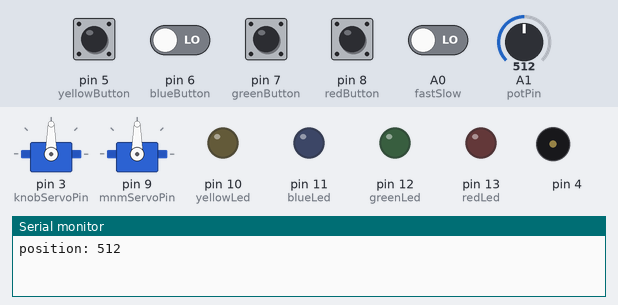
Bench run of a sketch on a simulated Arduino Uno, built with avr-gcc and run on an emulated ATmega328P. Shown: 2 × servo, output pins drawn as LEDs (lit = HIGH), buzzer (waves = sounding), the last lines printed to the serial monitor. Dashed ring = blinking. The inputs (shaded band) are chosen by the test bench; at power-on: A0 (fastSlow), pin 5 (yellowButton), pin 6 (blueButton), pin 7 (greenButton), pin 8 (redButton) LOW, A1 (potPin) = 512. Random numbers use the default seed unless the sketch sets one.

Above: at 8.0 s.
8.1 s: A1 (potPin) set to 208
9.6 s: A1 (potPin) set to 184
12.0 s: pin 5 (yellowButton) pulled HIGH for 0.15 s
15.1 s: A0 (fastSlow) driven HIGH
At 16.4 s:
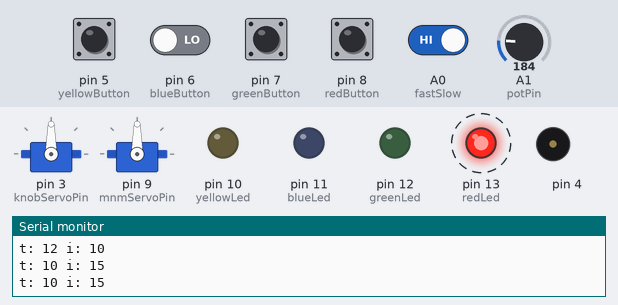
At 17.7 s:
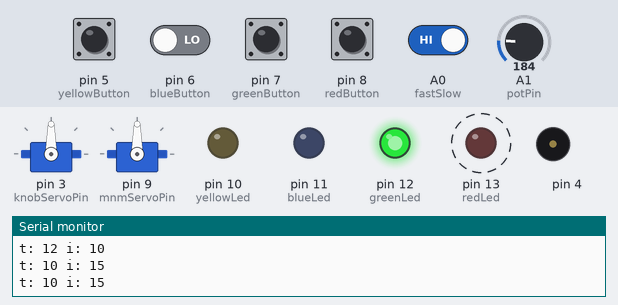
18.1 s: pin 5 (yellowButton) driven HIGH and pin 6 (blueButton) driven HIGH
At 20.5 s:
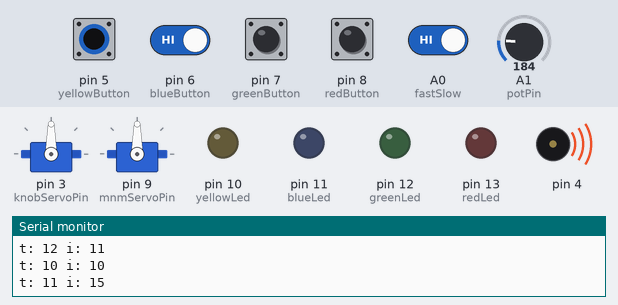
Timing chart, 0 to 22.1 s (numbered marks = the images above; inputs shaded):
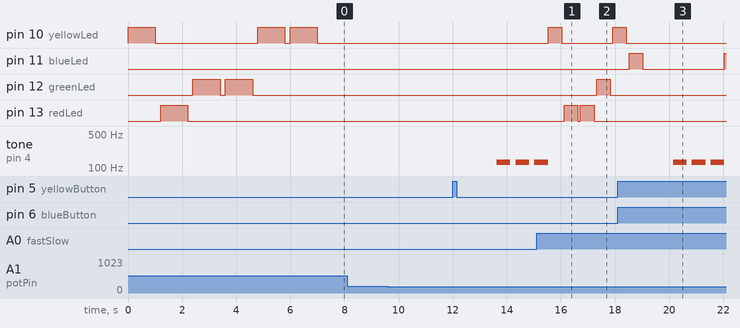

The sketch:

midterm.ino
```cpp
/* Daniel de Beer
   Introduction to Interactive Media
   Midterm Project: "M&M Memory Game"
   March 2020
*/

#include <Servo.h>    // Servo Header File

// This servo was never actually realized, but in principle it would control the knob the user would have to copy
Servo knobServo;
const int knobServoPin = 3;
// ____


// Implement mnm output servo 9 - this servo opens and closes the mnm gate.
Servo mnmServo;
const int mnmServoPin = 9;
// ----------------------------------


// This is the input pin for the fast/slow mode switch
const int fastSlow = A0; // CHECK
int delayTime; // A variable for the different times


// Also never realized - this potentiometer input would have to mimic the servo output.
const int potPin = A1;
int potPos = -1;        // Variable to store potentiometer input
int prevPotPos = -1;    // Variable to store previous potentiometer input
unsigned long potTime = 0;    // Time between inputs
// ----------------------------------


// LED PINS
const int redLed = 13;
const int greenLed = 12;
const int blueLed = 11;
const int yellowLed = 10;
// ----------------------------------

// BUTTONS
const int redButton = 8;
unsigned long redTime = 0;
int LRBS = LOW;

const int greenButton = 7;
unsigned long greenTime = 0;
int LGBS = LOW;

const int blueButton = 6;
unsigned long blueTime = 0;
int LBBS = LOW;

const int yellowButton = 5;
unsigned long yellowTime = 0;
int LYBS = LOW;
// ----------------------------------

int pressedButton = 0; // Store which button has been pressed

int mode = 0;   // The mode variable

const int sizeOfArray = 6;    // The number of flashes / outputs for the game

int test[sizeOfArray], input[sizeOfArray], placeInArray = 0;    // Arrays for inputs/outputs


void setup()
{
  knobServo.attach(knobServoPin);
  knobServo.write(90);

  mnmServo.attach(mnmServoPin);
  mnmServo.write(90);

  randomSeed(analogRead(0));    // Seed for random array input


  // PINMODES
  pinMode(redLed, OUTPUT);
  pinMode(blueLed, OUTPUT);
  pinMode(greenLed, OUTPUT);
  pinMode(yellowLed, OUTPUT);

  pinMode(redButton, INPUT);
  pinMode(blueButton, INPUT);
  pinMode(greenButton, INPUT);
  pinMode(yellowButton, INPUT);

  pinMode(fastSlow, INPUT);

  pinMode(potPin, INPUT_PULLUP);
  // --------------------------

  Serial.begin(9600);
}

void loop()
{

  if (mode == 0)         // This is the start mode for the memory tester
  {
    placeInArray = 0;     // Set our position in the tester array to 0

    for (int i = 0; i < sizeOfArray; i++) // fill the test array with random pins between 10 and 13
    {
      test[i] = random(10, 14);     // Would be 15 & 16 too if the servo was included
    }

    if (digitalRead(fastSlow) == HIGH)    // Setting to fast/slow mode
    {
      delayTime = 500;
    }
    else
    {
      delayTime = 1000;
    }

    mode++;               // increment mode to the next one
  }


  if (mode == 1)               // in this part the LEDs are blinked on and
  {                            // off for the user to memorize

    // NEED TO ADD:
    // Servo output - full right to left can be 14, left to right 15, etc.

    for (int i = 0; i < sizeOfArray; i++)
    {
      if (test[i] < 14)           // Blink the relevant light
      {
        digitalWrite(test[i], HIGH);
        delay(delayTime);
        digitalWrite(test[i], LOW);
        delay(delayTime / 5);
        continue;
      }

      if (test[i] == 14)          // Sweep to 20 degrees and back
      {
        for (int i = 90; i >= 20; i--) {
          knobServo.write(i);
          delay(delayTime / 100);
        }
        delay(delayTime / 2);
        for (int i = 20; i <= 90; i++) {
          knobServo.write(i);
          delay(delayTime / 100);
        }
        delay(delayTime / 2);
      }

      if (test[i] == 15)          // Sweep to 20 degrees and back
      {
        for (int i = 90; i <= 160; i++) {
          knobServo.write(i);
          delay(delayTime / 100);
        }
        delay(delayTime / 2);
        for (int i = 160; i >= 90; i--) {
          knobServo.write(i);
          delay(delayTime / 100);
        }
        delay(delayTime / 2);
      }

    }
    mode++;
  }

  if (mode == 2) {          // Where the user inputs their memorized inputs

    pressedButton = checkButtons();   // Check which button has been pressed

    if (pressedButton != 0)           // If a button was pressed
    {
      input[placeInArray] = pressedButton;    // Put it in the array
      placeInArray++;
    }

    if (placeInArray == sizeOfArray)          // If we've done all the inputs
    {
      //Print input and test
      for (int i = 0; i < sizeOfArray; i++)   // Print it on the monitor (for debugging)
      {
        Serial.print("t: ");
        Serial.print(test[i]);
        Serial.print(" i: ");
        Serial.print(input[i]);
        Serial.print("\n");
      }

      if (compareArrays()) {                    // Compare the arrays, if same then do the mnms
        // Do something to celebrate (sweets)
        tone(4, 262);
        delay(300);
        noTone(4);
        delay(100);
        tone(4, 294);
        delay(300);
        noTone(4);
        delay(100);
        tone(4, 330);
        delay(300);           // This is the congrats tone
        noTone(4);
        delay(100);
        tone(4, 349);
        delay(300);
        noTone(4);
        delay(100);
        tone(4, 392);
        delay(500);
        noTone(4);
        delay(1500);

        for (int i = 90; i >= 60; i--)    // open mnm gate
        {
          mnmServo.write(i);
          delay(30);
        }
        delay(1000);
        for (int i = 60; i <= 90; i++)
        {
          mnmServo.write(i);
          delay(30);
        }
        mode = -1;  // Disable any further tries unless reset
      }
      else {
        tone(4, 131);
        delay(500);               // Sad tone
        noTone(4);
        delay(200);
        tone(4, 131);
        delay(500);
        noTone(4);
        delay(200);
        tone(4, 131);
        delay(500);
        noTone(4);
        resetInputArray();
        mode = 0;               // Give them another shot
      }
    }

  }

}


int checkButtons()
{

  // ALL THIS IS UNIMPLEMENTED CODE ----------------------------------------------------

  if (potPos == -1) {           // Happens on the first run
    potPos = analogRead(potPin);
    prevPotPos = potPos;
    Serial.print("position: ");
    Serial.print(potPos);
    Serial.print("\n");
  }
  else {
    potPos = analogRead(potPin);
  }

  if (((potPos - prevPotPos) > 20 || (potPos - prevPotPos) < 20) && ((millis() - potTime) > 1000))
  {
    if ((potPos > 800) && (potPos < 1000)) // Top left (or something)
    {
      potTime = millis();
      Serial.println("Top Left");
      return 14;
    }
    if ((potPos > 0) && (potPos < 200)) // Top right (or something)
    {
      potTime = millis();
      Serial.println("Top Right");
      return 15;
    }
  }
  prevPotPos = potPos;

  // ------------------------------------------------------------------------------


 // Checking all the buttons and returing which one was pressed

  if (digitalRead(redButton) == HIGH && ((millis() - redTime) > 500))
  {
    redTime = millis();
    Serial.println("red");
    return redLed;
  }
  if (digitalRead(blueButton) == HIGH && ((millis() - blueTime) > 500))
  {
    blueTime = millis();
    Serial.println("blue");
    return blueLed;
  }
  if (digitalRead(greenButton) == HIGH && ((millis() - greenTime) > 500))
  {
    greenTime = millis();
    Serial.println("green");
    return greenLed;
  }
  if (digitalRead(yellowButton) == HIGH && ((millis() - yellowTime) > 500))
  {
    yellowTime = millis();
    Serial.println("yellow");
    return yellowLed;
  }

  return 0; // No button was pressed
}

void resetInputArray()      // Resetting the input array to all 0s
{
  for (int i = 0; i < sizeOfArray; i++)
  {
    input[i] = 0;
  }
}

bool compareArrays()      // Comparing the arrays
{
  for (int i = 0; i < sizeOfArray; i++)
  {
    if (test[i] != input[i])
    {
      return false;
    }
  }
  return true;
}
```

Measured:
- after the input at 8.1 s, every drawn part: stays the same
- after the input at 15.1 s, pin 12 (greenLed): LOW → HIGH after 2.2 s, → LOW 0.50 s later
- after the input at 18.1 s, tone on pin 4: alternates 131 Hz for 0.50 s and silent for 0.20 s, starting after 2.0 s
- by itself, pin 12 (greenLed): alternates HIGH for 1.0 s and LOW for 0.20 s, 4 changes in all, then stays LOW
- by itself, tone on pin 4: alternates 131 Hz for 0.50 s and silent for 0.20 s
